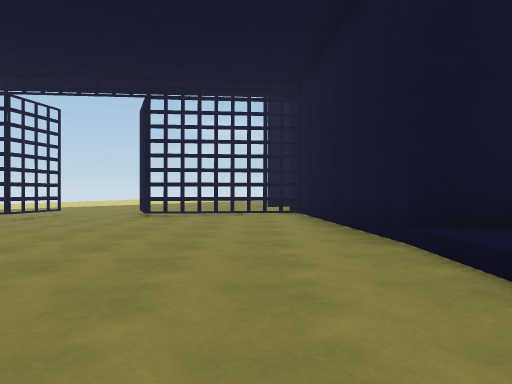
view 1 (above)

18 first-person views from a walk through a scene from a Unity 3-D project. The camera is 1.2 m above the floor, looks level and sees 70° across. The floor is counted in squares, 2 m on a side. Each view is taken from the middle of a square. On the plan, view 1 faces up. The plan holds only what a view shows up to about 10 squares ahead; the rest is blank. The place goes on beyond the plan.

view 2
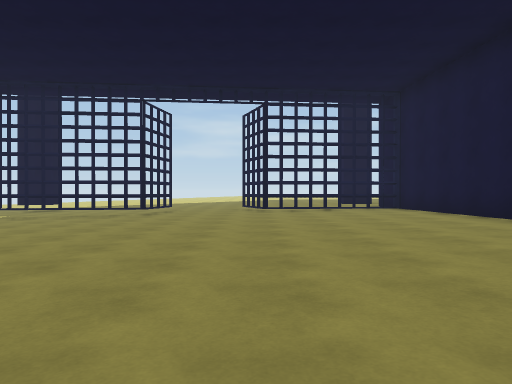

view 3
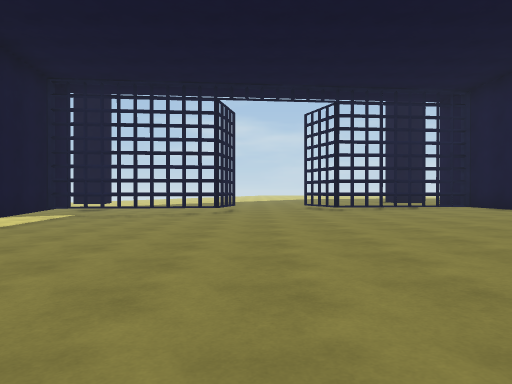

view 4
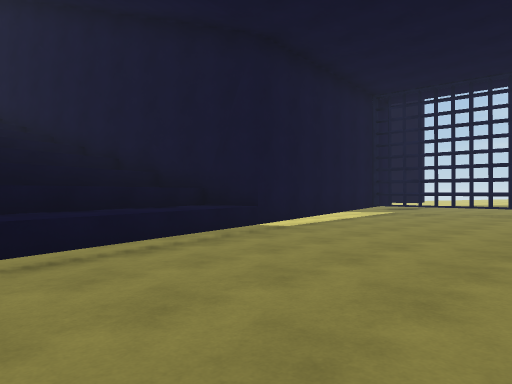

view 5
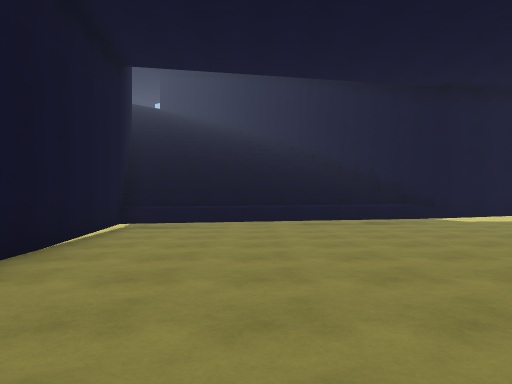

view 6
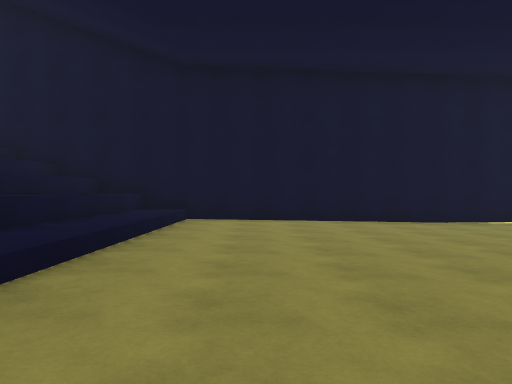

view 7
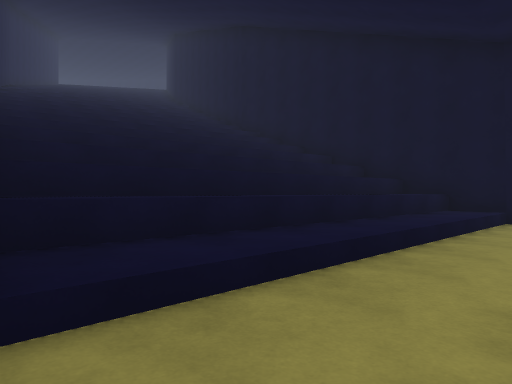

view 8
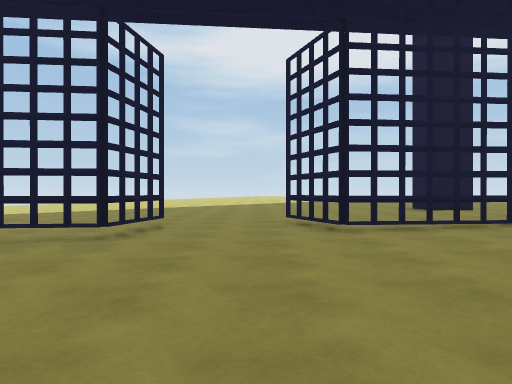

view 9
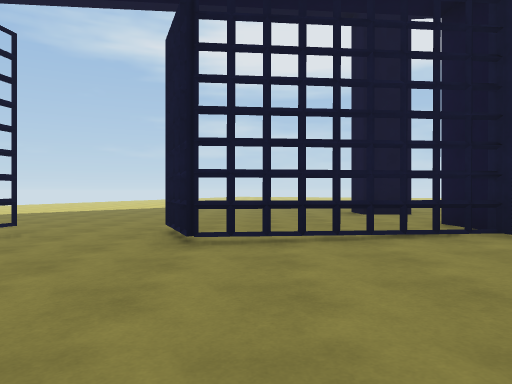

view 10
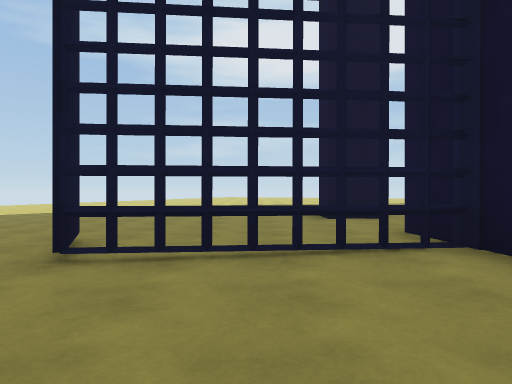

view 11
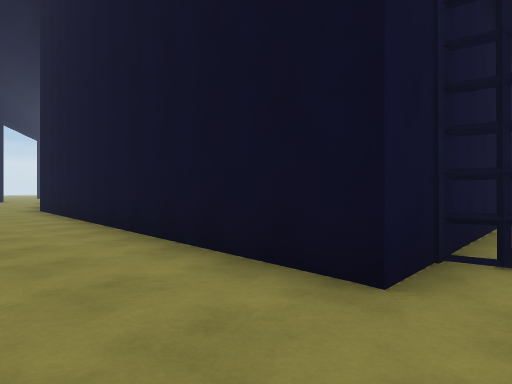

view 12
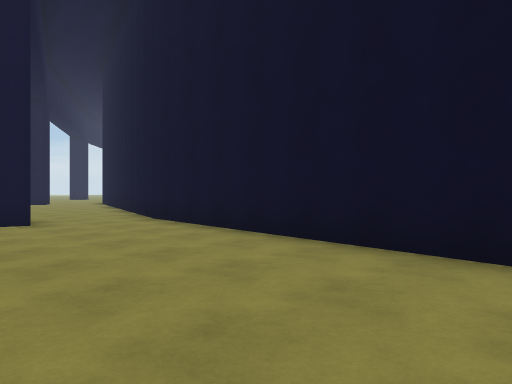

view 13
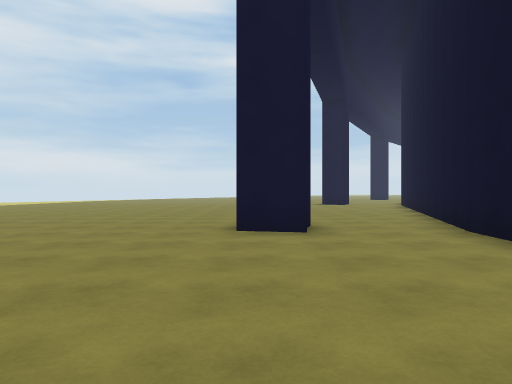

view 14
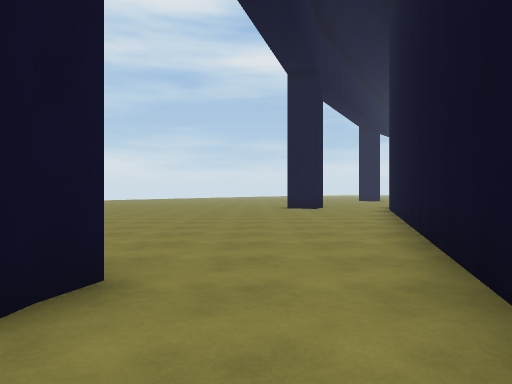

view 15
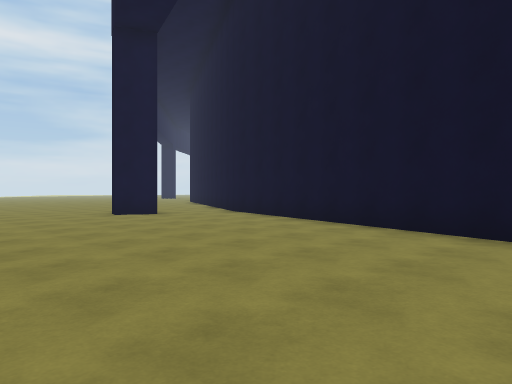

view 16
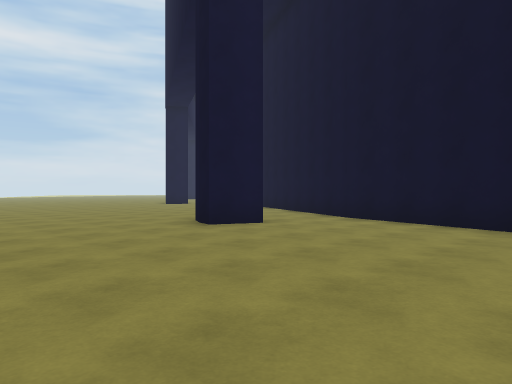

view 17
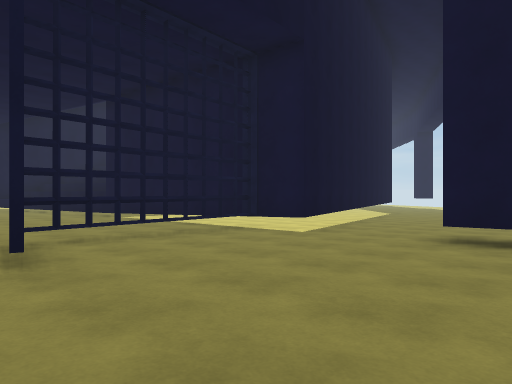

view 18
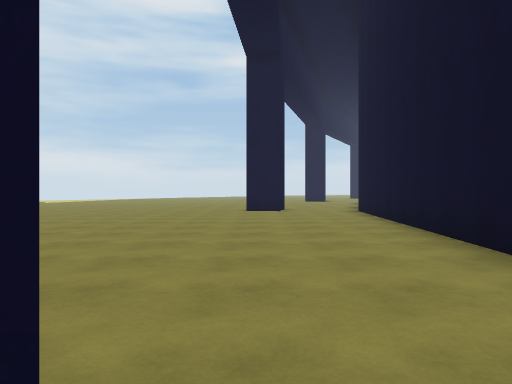

### Floor plan
Key: @ floor where view 1 was taken; # wall or solid block; x gap in a wall; . main floor; - floor 0.25 m lower than the main floor; : floor 0.5 m higher than the main floor; _ floor 0.5 m lower than the main floor; ^ raised ledge; T thing the floor can be seen under or through.
Columns run from 11 left of view 1 to 25 right of it. Each row starts with its distance up from view 1.
 14  -----......#.....................
 13 #------.................#............
 12 #------..............................
 11 _------......###.....................
 10 #----#-.T..TT   ########............#
  9 _#x#x#-.TTTTT           ####.......##
  8 _#-----.....#               ###......
  7 _#------....#                  ###...
  6 _#------....#                     ###
  5 _#------.....#
  4 _#------.....#.
  3  #------.....:^^
  2 ^^_-----.....:^^
  1 ^^_-----.....:^^
  0 ^^^------..@.:^^
 -1 ##^------....:^^
 -2  #^------....:^^
 -3   ^------....:^^
 -4   ^------#####^^
 -5  #_^#####

Positions as (right, up) in squares from view 1, and headings:
1: (0, 0), facing up
2: (-3, -1), facing up
3: (-5, -1), facing up
4: (-5, -2), facing up-left
5: (0, -2), facing left
6: (0, 4), facing down
7: (0, 4), facing down-right
8: (-4, 4), facing up
9: (-2, 5), facing up
10: (-1, 6), facing up
11: (0, 13), facing down-right
12: (5, 14), facing down-right
13: (7, 13), facing right
14: (11, 11), facing right
15: (15, 14), facing down-right
16: (19, 14), facing down-right
17: (-5, 14), facing down-left
18: (1, 13), facing right
